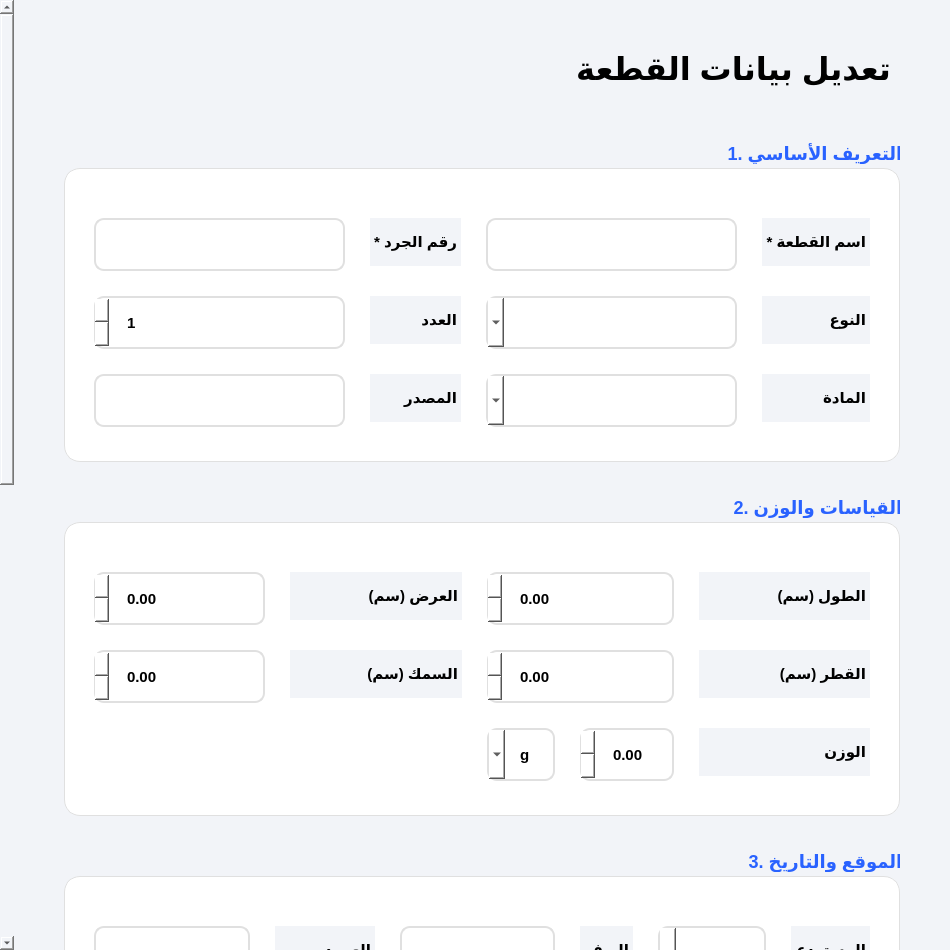
<?xml version="1.0" encoding="UTF-8"?>
<ui version="4.0">
 <class>Form</class>
 <widget class="QWidget" name="Form">
  <property name="geometry"> <rect> <x>0</x> <y>0</y> <width>950</width> <height>950</height> </rect> </property>
  <property name="windowTitle"> <string>تعديل بيانات القطعة</string> </property>
  <property name="layoutDirection"> <enum>Qt::RightToLeft</enum> </property>
  <property name="styleSheet">
   <string notr="true">
    QWidget { font-family: 'Leelawadee UI', sans-serif; background-color: #F2F4F8; }
    #pageTitle { font-size: 32px; font-weight: 900; color: #000000; margin-bottom: 20px; }
    QScrollArea { border: none; background: transparent; }
    QWidget#scrollContents { background-color: transparent; }
    QGroupBox { background-color: #FFFFFF; border-radius: 16px; border: 1px solid #E0E0E0; margin-top: 30px; padding-top: 40px; padding-bottom: 25px; padding-left: 20px; padding-right: 20px; font-weight: 800; color: #000000; font-size: 18px; }
    QGroupBox::title { subcontrol-origin: margin; subcontrol-position: top left; padding: 5px 0px; background-color: transparent; color: #2962FF; }
    QLabel { color: #000000; font-size: 15px; font-weight: 800; margin-bottom: 5px; }
    QLineEdit, QComboBox, QDateEdit, QSpinBox, QDoubleSpinBox, QTextEdit { border: 2px solid #E0E0E0; border-radius: 10px; padding: 12px 15px; background: #FFFFFF; color: #000000; font-size: 15px; font-weight: 600; min-height: 25px; }
    QLineEdit:focus, QComboBox:focus, QTextEdit:focus, QSpinBox:focus { border: 2px solid #2962FF; background-color: #FFFFFF; }
    QListWidget { border: 2px solid #E0E0E0; border-radius: 10px; background: #FFFFFF; padding: 5px; }
    QPushButton { border-radius: 10px; padding: 12px 35px; font-weight: 900; border: none; font-size: 16px; }
    #btnSave { background-color: #F39C12; color: white; } #btnSave:hover { background-color: #E67E22; }
    #btnCancel { background-color: #7F8C8D; color: white; } #btnCancel:hover { background-color: #95A5A6; }
    #btnAddImages { background-color: #2962FF; color: white; padding: 10px 20px; font-size: 14px; }
    #btnRemoveImage { background-color: #FF1744; color: white; padding: 10px 20px; font-size: 14px; }
   </string>
  </property>
  
  <layout class="QVBoxLayout" name="verticalLayout_2">
   <property name="margin"> <number>0</number> </property>
   <item> <widget class="QScrollArea" name="scrollArea"> <property name="widgetResizable"> <bool>true</bool> </property> <widget class="QWidget" name="scrollContents">
      <layout class="QVBoxLayout" name="verticalLayout_3"> <property name="spacing"> <number>30</number> </property> <property name="margin"> <number>50</number> </property>
       <item> <widget class="QLabel" name="pageTitle"> <property name="text"> <string>تعديل بيانات القطعة</string> </property> </widget> </item>
       
       <item> <widget class="QGroupBox" name="groupBoxBasic"> <property name="title"> <string>1. التعريف الأساسي</string> </property> <layout class="QGridLayout" name="gridLayout"> <property name="verticalSpacing"> <number>25</number> </property> <property name="horizontalSpacing"> <number>25</number> </property> 
        <item row="0" column="0"> <widget class="QLabel" name="l1"> <property name="text"> <string>اسم القطعة *</string> </property> </widget> </item> <item row="0" column="1"> <widget class="QLineEdit" name="inputName"/> </item> <item row="0" column="2"> <widget class="QLabel" name="l_inv"> <property name="text"> <string>رقم الجرد *</string> </property> </widget> </item> <item row="0" column="3"> <widget class="QLineEdit" name="inputInventoryNo"/> </item> 
        <item row="1" column="0"> <widget class="QLabel" name="l2"> <property name="text"> <string>النوع</string> </property> </widget> </item> <item row="1" column="1"> <widget class="QComboBox" name="comboType"/> </item> <item row="1" column="2"> <widget class="QLabel" name="l3"> <property name="text"> <string>العدد</string> </property> </widget> </item> <item row="1" column="3"> <widget class="QSpinBox" name="spinQuantity"> <property name="minimum"> <number>1</number> </property> </widget> </item> 
        <item row="2" column="0"> <widget class="QLabel" name="l4"> <property name="text"> <string>المادة</string> </property> </widget> </item> <item row="2" column="1"> <widget class="QComboBox" name="comboMaterial"/> </item> <item row="2" column="2"> <widget class="QLabel" name="l_src"> <property name="text"> <string>المصدر</string> </property> </widget> </item> <item row="2" column="3"> <widget class="QLineEdit" name="inputSource"/> </item> </layout> </widget> </item>
       
       <item> <widget class="QGroupBox" name="groupBoxDims"> <property name="title"> <string>2. القياسات والوزن</string> </property> <layout class="QGridLayout" name="gridDims"> <property name="verticalSpacing"> <number>25</number> </property> <property name="horizontalSpacing"> <number>25</number> </property>
        <item row="0" column="0"> <widget class="QLabel" name="l_len"> <property name="text"> <string>الطول (سم)</string> </property> </widget> </item> <item row="0" column="1"> <widget class="QDoubleSpinBox" name="spinLength"/> </item> <item row="0" column="2"> <widget class="QLabel" name="l_wid"> <property name="text"> <string>العرض (سم)</string> </property> </widget> </item> <item row="0" column="3"> <widget class="QDoubleSpinBox" name="spinWidth"/> </item>
        <item row="1" column="0"> <widget class="QLabel" name="l_dia"> <property name="text"> <string>القطر (سم)</string> </property> </widget> </item> <item row="1" column="1"> <widget class="QDoubleSpinBox" name="spinDiameter"/> </item> <item row="1" column="2"> <widget class="QLabel" name="l_thk"> <property name="text"> <string>السمك (سم)</string> </property> </widget> </item> <item row="1" column="3"> <widget class="QDoubleSpinBox" name="spinThickness"/> </item>
        <item row="2" column="0"> <widget class="QLabel" name="l_wgt"> <property name="text"> <string>الوزن</string> </property> </widget> </item> <item row="2" column="1"> <layout class="QHBoxLayout"> <item> <widget class="QDoubleSpinBox" name="spinWeight"/> </item> <item> <widget class="QComboBox" name="comboWeightUnit"> <item> <property name="text"> <string>g</string> </property> </item> <item> <property name="text"> <string>kg</string> </property> </item> </widget> </item> </layout> </item> </layout> </widget> </item>

       <item> <widget class="QGroupBox" name="groupBoxLoc"> <property name="title"> <string>3. الموقع والتاريخ</string> </property> <layout class="QGridLayout" name="gridLoc"> <property name="verticalSpacing"> <number>25</number> </property> <property name="horizontalSpacing"> <number>25</number> </property>
        <item row="0" column="0"> <widget class="QLabel" name="l_store"> <property name="text"> <string>المستودع</string> </property> </widget> </item> <item row="0" column="1"> <widget class="QComboBox" name="comboStorage"/> </item> <item row="0" column="2"> <widget class="QLabel" name="l_row"> <property name="text"> <string>الصف</string> </property> </widget> </item> <item row="0" column="3"> <widget class="QLineEdit" name="inputStorageRow"/> </item> <item row="0" column="4"> <widget class="QLabel" name="l_col"> <property name="text"> <string>العمود</string> </property> </widget> </item> <item row="0" column="5"> <widget class="QLineEdit" name="inputStorageCol"/> </item> 
        <item row="1" column="0"> <widget class="QLabel" name="l5"> <property name="text"> <string>الفترة</string> </property> </widget> </item> <item row="1" column="1"> <widget class="QComboBox" name="comboPeriod"/> </item> <item row="1" column="2"> <widget class="QLabel" name="l6"> <property name="text"> <string>الحالة</string> </property> </widget> </item> <item row="1" column="3"> <widget class="QComboBox" name="comboCondition"/> </item> <item row="1" column="4"> <widget class="QLabel" name="l7"> <property name="text"> <string>تاريخ الحيازة</string> </property> </widget> </item> <item row="1" column="5"> <widget class="QDateEdit" name="dateRetrieval"/> </item> </layout> </widget> </item>
       
       <item> <widget class="QGroupBox" name="groupBoxDetails"> <property name="title"> <string>4. التوثيق والصور</string> </property> <layout class="QVBoxLayout" name="verticalLayout_4"> 
        <item> <widget class="QLabel" name="l9"> <property name="text"> <string>الوصف العلمي</string> </property> </widget> </item> <item> <widget class="QTextEdit" name="inputDescription"> <property name="maximumHeight"> <number>80</number> </property> </widget> </item> 
        <item> <widget class="QLabel" name="l11"> <property name="text"> <string>ملاحظات إضافية</string> </property> </widget> </item> <item> <widget class="QTextEdit" name="inputNotes"> <property name="maximumHeight"> <number>60</number> </property> </widget> </item> 
        <item> <layout class="QHBoxLayout" name="hImg"> <item> <widget class="QLabel" name="l10"> <property name="text"> <string>الصور المرفقة</string> </property> </widget> </item> <item> <spacer name="hss"> <property name="orientation"> <enum>Qt::Horizontal</enum> </property> </spacer> </item> <item> <widget class="QPushButton" name="btnAddImages"> <property name="text"> <string>+ رفع صور</string> </property> </widget> </item> <item> <widget class="QPushButton" name="btnRemoveImage"> <property name="text"> <string>- حذف</string> </property> </widget> </item> </layout> </item> 
        <item> <widget class="QListWidget" name="imagesList"> <property name="maximumHeight"> <number>100</number> </property> </widget> </item> </layout> </widget> </item>
       
       <item> <widget class="QGroupBox" name="groupBoxEditor"> <property name="title"> <string>5. بيانات التحرير</string> </property> <layout class="QHBoxLayout" name="editorLayout"> <property name="spacing"> <number>20</number> </property>
         <item> <widget class="QLabel" name="l_editor"> <property name="text"> <string>محرر البطاقة:</string> </property> </widget> </item> <item> <widget class="QLineEdit" name="inputEditor"/> </item> 
         <item> <widget class="QLabel" name="l_edit_date"> <property name="text"> <string>تاريخ التحرير:</string> </property> </widget> </item> <item> <widget class="QDateEdit" name="dateEditing"> <property name="calendarPopup"> <bool>true</bool> </property> <property name="displayFormat"> <string>yyyy-MM-dd</string> </property> </widget> </item> </layout> </widget> </item>

       <item> <layout class="QHBoxLayout" name="horizontalLayout_3"> <item> <spacer name="hSpacer"> <property name="orientation"> <enum>Qt::Horizontal</enum> </property> </spacer> </item> <item> <widget class="QPushButton" name="btnCancel"> <property name="text"> <string>إلغاء</string> </property> </widget> </item> <item> <widget class="QPushButton" name="btnSave"> <property name="text"> <string>حفظ التعديلات</string> </property> </widget> </item> </layout> </item>
      </layout> </widget> </widget> </item>
  </layout>
 </widget>
</ui>
